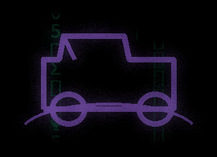
#> input picture img/hero-fig-truck.png, 217 x 157 px, found by its file name
$ python tools-hero-truck.py
#> lines starting #> are read from the running program, lines starting #| are printed output that depends on the picture
#!/usr/bin/env python3
"""Give the hero's off-road vehicle a 4Runner roofline.

The sprite reads as a pickup: the cabin roof stops at x=126 and the body runs on
to x=176 with nothing above it. Extending the roof back and dropping a raked
hatch closes the greenhouse, which is what separates an SUV from a pickup — and
the cabin's existing rear pillar then reads as the B-pillar between the front
and rear side windows. Drawn 4x and downsampled so the new strokes carry the
same soft edge as the original, with a blurred copy underneath for the glow.
"""
from PIL import Image, ImageDraw, ImageFilter
import numpy as np

SRC = '/home/user/Entropic-Labs/img/hero-fig-truck.png'
S = 4                      # supersample factor
CORE = (101, 68, 147)      # matched to the brightest pixels of the existing strokes
STROKE = 6                 # measured stroke width in sprite pixels

base = Image.open(SRC).convert('RGB')
#> base is the input picture: PIL image 217x157 RGB; mean R, G, B 11.8, 8.4, 17.7
W, H = base.size
#> W = 217; H = 157

layer = Image.new('RGB', (W * S, H * S), (0, 0, 0))
#> layer: PIL image 868x628 RGB; every value is 0
d = ImageDraw.Draw(layer)
w = STROKE * S


def line(p0, p1, width=w):
#> called with p0 = (124, 35.5), p1 = (146, 35.5), width = 24
    d.line([(p0[0] * S, p0[1] * S), (p1[0] * S, p1[1] * S)], fill=CORE, width=width, joint='curve')
    r = width // 2
    for (x, y) in (p0, p1):                     # round the ends, as the artwork does
        d.ellipse([x * S - r, y * S - r, x * S + r, y * S + r], fill=CORE)


# The artwork is a pickup: cabin roof stops at x=127, then 45px of open bed.
# Carrying the roof all the way to the tail turns it into a van — with only a
# 20px hood, a full-length roof is the cab-forward silhouette. A 4Runner instead
# has a roof over roughly 60% of its length, a hard-raked hatch, and a tail that
# carries on past it.
ROOF_Y = 35.5
line((124, ROOF_Y), (146, ROOF_Y))              # roof, stopping well short of the tail
line((146, ROOF_Y), (162, 58))                  # hatch, raked hard over the rear overhang
line((134, 39), (134, 56), width=int(w * 0.5))  # divides the rear side window

# roof rack over the cabin only — overland kit, not roof rails
rack = int(w * 0.34)
line((74, 30.6), (140, 30.6), width=rack)
line((84, 31), (84, 34.6), width=rack)
line((130, 31), (130, 34.6), width=rack)

add = layer.resize((W, H), Image.LANCZOS)
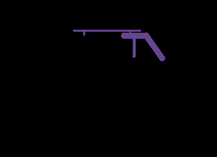
#> add: PIL image 217x157 RGB; mean R, G, B 1.6, 1.1, 2.3
glow = add.filter(ImageFilter.GaussianBlur(3.4))
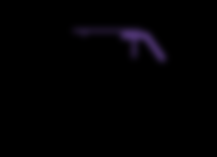
#> glow: PIL image 217x157 RGB; mean R, G, B 1.6, 1.1, 2.3

# max for the cores so overlapping ends do not double into bright blobs;
# the glow stays additive because that is how light behaves
a = np.maximum(np.asarray(base).astype(np.int16), np.asarray(add).astype(np.int16))
a = a + (np.asarray(glow).astype(np.float32) * 0.42).astype(np.int16)
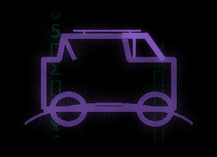
#> a: shape (157, 217, 3) int16; mean R, G, B 13.8, 9.7, 20.5
out = Image.fromarray(np.clip(a, 0, 255).astype(np.uint8))
out.quantize(colors=112, method=Image.MEDIANCUT, dither=Image.FLOYDSTEINBERG).save(SRC, optimize=True)

import os
print(f'wrote {SRC}: {W}x{H}, {os.path.getsize(SRC):,} B')
#| wrote /home/user/Entropic-Labs/img/hero-fig-truck.png: 217x157, 13,797 B
out.resize((W * 3, H * 3), Image.NEAREST).save(
    '/tmp/claude-0/-home-user-Entropic-Labs/b6d4a982-d7d9-58c7-8a3d-e500cc25b7cf/scratchpad/truck-4runner.png')
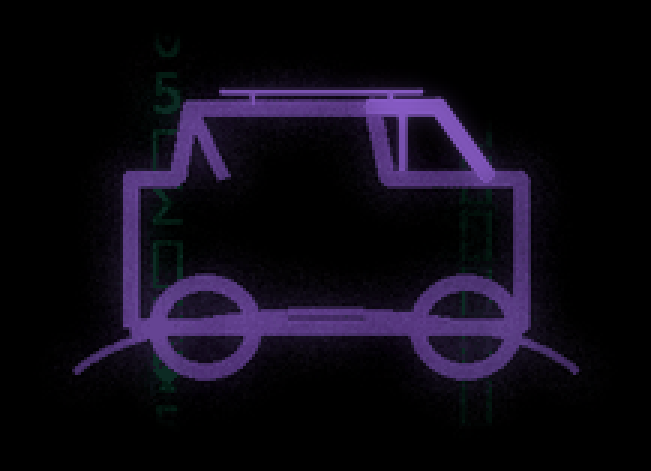
#> saved as truck-4runner.png: PIL image 651x471 RGB; mean R, G, B 13.8, 9.7, 20.5
